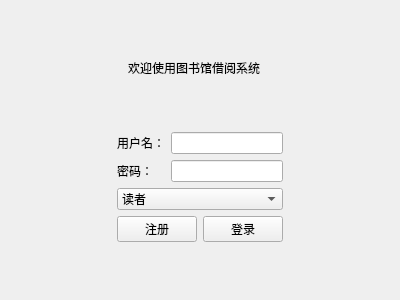
<?xml version="1.0" encoding="UTF-8"?>
<ui version="4.0">
 <class>LoginView</class>
 <widget class="QWidget" name="LoginView">
  <property name="geometry">
   <rect>
    <x>0</x>
    <y>0</y>
    <width>400</width>
    <height>300</height>
   </rect>
  </property>
  <property name="sizePolicy">
   <sizepolicy hsizetype="Preferred" vsizetype="Preferred">
    <horstretch>0</horstretch>
    <verstretch>0</verstretch>
   </sizepolicy>
  </property>
  <property name="minimumSize">
   <size>
    <width>400</width>
    <height>300</height>
   </size>
  </property>
  <property name="windowTitle">
   <string>登录界面</string>
  </property>
  <layout class="QVBoxLayout" name="verticalLayout_2">
   <item>
    <spacer name="verticalSpacer_2">
     <property name="orientation">
      <enum>Qt::Vertical</enum>
     </property>
     <property name="sizeHint" stdset="0">
      <size>
       <width>20</width>
       <height>31</height>
      </size>
     </property>
    </spacer>
   </item>
   <item>
    <layout class="QHBoxLayout" name="horizontalLayout">
     <item>
      <spacer name="horizontalSpacer">
       <property name="orientation">
        <enum>Qt::Horizontal</enum>
       </property>
       <property name="sizeHint" stdset="0">
        <size>
         <width>40</width>
         <height>20</height>
        </size>
       </property>
      </spacer>
     </item>
     <item>
      <widget class="QLabel" name="lblTitle">
       <property name="text">
        <string>欢迎使用图书馆借阅系统	</string>
       </property>
      </widget>
     </item>
     <item>
      <spacer name="horizontalSpacer_2">
       <property name="orientation">
        <enum>Qt::Horizontal</enum>
       </property>
       <property name="sizeHint" stdset="0">
        <size>
         <width>40</width>
         <height>20</height>
        </size>
       </property>
      </spacer>
     </item>
    </layout>
   </item>
   <item>
    <spacer name="verticalSpacer">
     <property name="orientation">
      <enum>Qt::Vertical</enum>
     </property>
     <property name="sizeHint" stdset="0">
      <size>
       <width>20</width>
       <height>32</height>
      </size>
     </property>
    </spacer>
   </item>
   <item>
    <layout class="QHBoxLayout" name="horizontalLayout_2">
     <item>
      <spacer name="horizontalSpacer_3">
       <property name="orientation">
        <enum>Qt::Horizontal</enum>
       </property>
       <property name="sizeType">
        <enum>QSizePolicy::Expanding</enum>
       </property>
       <property name="sizeHint" stdset="0">
        <size>
         <width>40</width>
         <height>20</height>
        </size>
       </property>
      </spacer>
     </item>
     <item>
      <layout class="QVBoxLayout" name="verticalLayout">
       <item>
        <layout class="QFormLayout" name="formLayout_2">
         <item row="0" column="1">
          <widget class="QLineEdit" name="leUser"/>
         </item>
         <item row="1" column="0">
          <widget class="QLabel" name="lblPwd">
           <property name="text">
            <string>密码：</string>
           </property>
          </widget>
         </item>
         <item row="1" column="1">
          <widget class="QLineEdit" name="lePwd">
           <property name="echoMode">
            <enum>QLineEdit::Password</enum>
           </property>
          </widget>
         </item>
         <item row="0" column="0">
          <widget class="QLabel" name="lblUser">
           <property name="text">
            <string>用户名：</string>
           </property>
          </widget>
         </item>
        </layout>
       </item>
       <item>
        <widget class="QComboBox" name="cbRole">
         <item>
          <property name="text">
           <string>读者</string>
          </property>
         </item>
         <item>
          <property name="text">
           <string>管理员</string>
          </property>
         </item>
        </widget>
       </item>
       <item>
        <layout class="QHBoxLayout" name="horizontalLayout_3">
         <item>
          <widget class="QPushButton" name="btnRegister">
           <property name="text">
            <string>注册</string>
           </property>
          </widget>
         </item>
         <item>
          <widget class="QPushButton" name="btLogin">
           <property name="text">
            <string>登录</string>
           </property>
          </widget>
         </item>
        </layout>
       </item>
      </layout>
     </item>
     <item>
      <spacer name="horizontalSpacer_4">
       <property name="orientation">
        <enum>Qt::Horizontal</enum>
       </property>
       <property name="sizeType">
        <enum>QSizePolicy::Expanding</enum>
       </property>
       <property name="sizeHint" stdset="0">
        <size>
         <width>40</width>
         <height>20</height>
        </size>
       </property>
      </spacer>
     </item>
    </layout>
   </item>
   <item>
    <spacer name="verticalSpacer_3">
     <property name="orientation">
      <enum>Qt::Vertical</enum>
     </property>
     <property name="sizeHint" stdset="0">
      <size>
       <width>20</width>
       <height>31</height>
      </size>
     </property>
    </spacer>
   </item>
  </layout>
 </widget>
 <resources/>
 <connections/>
</ui>
